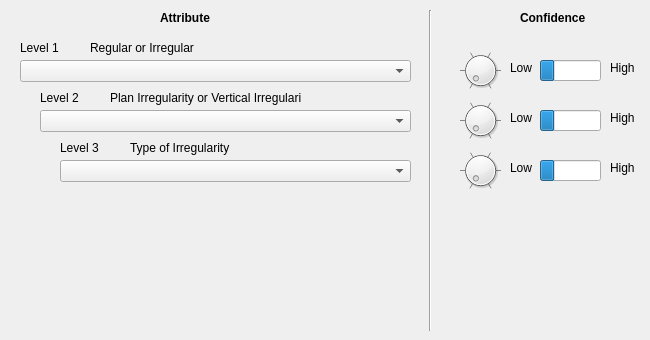
   <widget class="QWidget" name="tabWidgetPage7">
    <attribute name="title">
     <string>Irregularity</string>
    </attribute>
    <widget class="QLabel" name="label_79">
     <property name="geometry">
      <rect>
       <x>110</x>
       <y>90</y>
       <width>191</width>
       <height>16</height>
      </rect>
     </property>
     <property name="toolTip">
      <string>Material technology</string>
     </property>
     <property name="text">
      <string>Plan Irregularity or Vertical Irregularity</string>
     </property>
    </widget>
    <widget class="Line" name="line_11">
     <property name="geometry">
      <rect>
       <x>420</x>
       <y>10</y>
       <width>20</width>
       <height>321</height>
      </rect>
     </property>
     <property name="orientation">
      <enum>Qt::Vertical</enum>
     </property>
    </widget>
    <widget class="QLabel" name="label_80">
     <property name="geometry">
      <rect>
       <x>160</x>
       <y>10</y>
       <width>81</width>
       <height>16</height>
      </rect>
     </property>
     <property name="font">
      <font>
       <weight>75</weight>
       <bold>true</bold>
      </font>
     </property>
     <property name="text">
      <string>Attribute</string>
     </property>
    </widget>
    <widget class="QLabel" name="label_81">
     <property name="geometry">
      <rect>
       <x>40</x>
       <y>90</y>
       <width>53</width>
       <height>16</height>
      </rect>
     </property>
     <property name="text">
      <string>Level 2</string>
     </property>
    </widget>
    <widget class="QLabel" name="label_82">
     <property name="geometry">
      <rect>
       <x>610</x>
       <y>60</y>
       <width>31</width>
       <height>16</height>
      </rect>
     </property>
     <property name="text">
      <string>High</string>
     </property>
    </widget>
    <widget class="QLabel" name="label_83">
     <property name="geometry">
      <rect>
       <x>610</x>
       <y>110</y>
       <width>31</width>
       <height>16</height>
      </rect>
     </property>
     <property name="text">
      <string>High</string>
     </property>
    </widget>
    <widget class="QDial" name="str_irreg_bp">
     <property name="geometry">
      <rect>
       <x>460</x>
       <y>50</y>
       <width>41</width>
       <height>41</height>
      </rect>
     </property>
     <property name="maximum">
      <number>99</number>
     </property>
     <property name="singleStep">
      <number>10</number>
     </property>
     <property name="wrapping">
      <bool>false</bool>
     </property>
     <property name="notchTarget">
      <double>10.000000000000000</double>
     </property>
     <property name="notchesVisible">
      <bool>true</bool>
     </property>
    </widget>
    <widget class="QLabel" name="label_84">
     <property name="geometry">
      <rect>
       <x>90</x>
       <y>40</y>
       <width>251</width>
       <height>16</height>
      </rect>
     </property>
     <property name="text">
      <string>Regular or Irregular</string>
     </property>
    </widget>
    <widget class="QDial" name="str_irreg_dt_bp">
     <property name="geometry">
      <rect>
       <x>460</x>
       <y>100</y>
       <width>41</width>
       <height>41</height>
      </rect>
     </property>
     <property name="maximum">
      <number>99</number>
     </property>
     <property name="singleStep">
      <number>10</number>
     </property>
     <property name="wrapping">
      <bool>false</bool>
     </property>
     <property name="notchTarget">
      <double>10.000000000000000</double>
     </property>
     <property name="notchesVisible">
      <bool>true</bool>
     </property>
    </widget>
    <widget class="QLabel" name="label_85">
     <property name="geometry">
      <rect>
       <x>520</x>
       <y>10</y>
       <width>81</width>
       <height>16</height>
      </rect>
     </property>
     <property name="font">
      <font>
       <weight>75</weight>
       <bold>true</bold>
      </font>
     </property>
     <property name="text">
      <string>Confidence</string>
     </property>
    </widget>
    <widget class="QComboBox" name="str_irreg_dt">
     <property name="geometry">
      <rect>
       <x>40</x>
       <y>110</y>
       <width>371</width>
       <height>22</height>
      </rect>
     </property>
    </widget>
    <widget class="QProgressBar" name="progressBar_16">
     <property name="geometry">
      <rect>
       <x>540</x>
       <y>110</y>
       <width>61</width>
       <height>21</height>
      </rect>
     </property>
     <property name="value">
      <number>24</number>
     </property>
     <property name="textVisible">
      <bool>false</bool>
     </property>
     <property name="invertedAppearance">
      <bool>false</bool>
     </property>
    </widget>
    <widget class="QProgressBar" name="progressBar_17">
     <property name="geometry">
      <rect>
       <x>540</x>
       <y>60</y>
       <width>61</width>
       <height>21</height>
      </rect>
     </property>
     <property name="value">
      <number>24</number>
     </property>
     <property name="textVisible">
      <bool>false</bool>
     </property>
     <property name="invertedAppearance">
      <bool>false</bool>
     </property>
    </widget>
    <widget class="QLabel" name="label_86">
     <property name="geometry">
      <rect>
       <x>20</x>
       <y>40</y>
       <width>53</width>
       <height>16</height>
      </rect>
     </property>
     <property name="text">
      <string>Level 1</string>
     </property>
    </widget>
    <widget class="QLabel" name="label_88">
     <property name="geometry">
      <rect>
       <x>510</x>
       <y>110</y>
       <width>31</width>
       <height>16</height>
      </rect>
     </property>
     <property name="text">
      <string>Low</string>
     </property>
    </widget>
    <widget class="QLabel" name="label_89">
     <property name="geometry">
      <rect>
       <x>510</x>
       <y>60</y>
       <width>31</width>
       <height>16</height>
      </rect>
     </property>
     <property name="text">
      <string>Low</string>
     </property>
    </widget>
    <widget class="QComboBox" name="str_irreg">
     <property name="geometry">
      <rect>
       <x>20</x>
       <y>60</y>
       <width>391</width>
       <height>22</height>
      </rect>
     </property>
    </widget>
    <widget class="QLabel" name="label_106">
     <property name="geometry">
      <rect>
       <x>130</x>
       <y>140</y>
       <width>191</width>
       <height>16</height>
      </rect>
     </property>
     <property name="toolTip">
      <string>Material technology</string>
     </property>
     <property name="text">
      <string>Type of Irregularity</string>
     </property>
    </widget>
    <widget class="QProgressBar" name="progressBar_24">
     <property name="geometry">
      <rect>
       <x>540</x>
       <y>160</y>
       <width>61</width>
       <height>21</height>
      </rect>
     </property>
     <property name="value">
      <number>24</number>
     </property>
     <property name="textVisible">
      <bool>false</bool>
     </property>
     <property name="invertedAppearance">
      <bool>false</bool>
     </property>
    </widget>
    <widget class="QLabel" name="label_107">
     <property name="geometry">
      <rect>
       <x>60</x>
       <y>140</y>
       <width>53</width>
       <height>16</height>
      </rect>
     </property>
     <property name="text">
      <string>Level 3</string>
     </property>
    </widget>
    <widget class="QComboBox" name="str_irreg_type">
     <property name="geometry">
      <rect>
       <x>60</x>
       <y>160</y>
       <width>351</width>
       <height>22</height>
      </rect>
     </property>
    </widget>
    <widget class="QLabel" name="label_117">
     <property name="geometry">
      <rect>
       <x>610</x>
       <y>160</y>
       <width>31</width>
       <height>16</height>
      </rect>
     </property>
     <property name="text">
      <string>High</string>
     </property>
    </widget>
    <widget class="QLabel" name="label_121">
     <property name="geometry">
      <rect>
       <x>510</x>
       <y>160</y>
       <width>31</width>
       <height>16</height>
      </rect>
     </property>
     <property name="text">
      <string>Low</string>
     </property>
    </widget>
    <widget class="QDial" name="str_irreg_type_bp">
     <property name="geometry">
      <rect>
       <x>460</x>
       <y>150</y>
       <width>41</width>
       <height>41</height>
      </rect>
     </property>
     <property name="maximum">
      <number>99</number>
     </property>
     <property name="singleStep">
      <number>10</number>
     </property>
     <property name="wrapping">
      <bool>false</bool>
     </property>
     <property name="notchTarget">
      <double>10.000000000000000</double>
     </property>
     <property name="notchesVisible">
      <bool>true</bool>
     </property>
    </widget>
   </widget>
